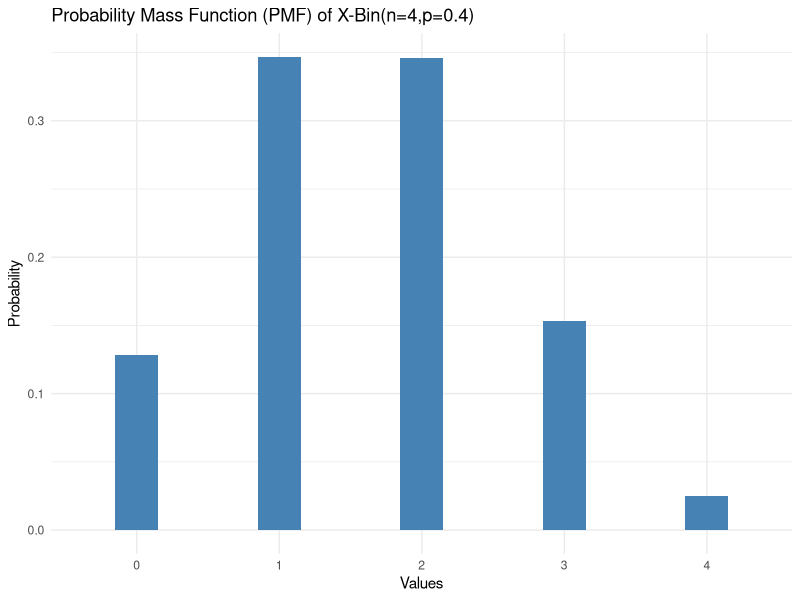
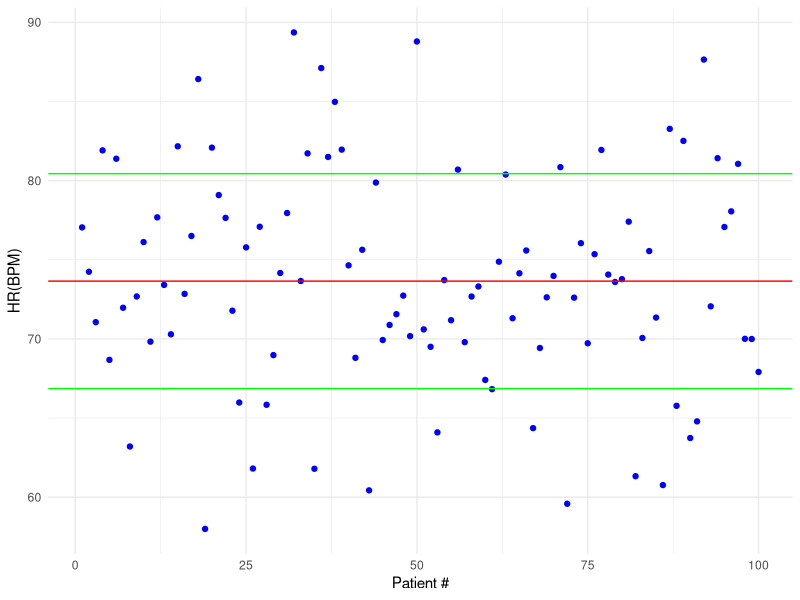

Here is the R script that generated these plots, in order:
## ---- chunk 1
knitr::opts_chunk$set(echo = TRUE)
## ---- chunk 2
library(ggplot2)
library(dplyr)
## ---- chunk 3
n=4
p=4/10
j=2
dbinom(j,n,p)  #P(X=j) where X-Bin(n,p)   #dbinom calc PMF   #pbinom calcs accumulated prob
## ---- chunk 4
c(0:2)  #or seq(0,2) to create a vector
## ---- chunk 5
#dbinom(0,n,p)+dbinom(1,n,p)+dbinom(2,n,p)
sum(dbinom(0:2,n,p))   
#or
pbinom(j,n,p)
## ---- chunk 6
#what is the probability that we will get at least 2 white balls
1 - pbinom(1,n,p) #P(X>=2)
## ---- chunk 7
nsimulations=100
rbinom(nsimulations,n,p)    #number of success outputs at each draw
## ---- chunk 8
#calc for prob=2
nsimulations=1e5
simulatedData = rbinom(nsimulations,n,p)   #simulating a binomial random variable
mean(simulatedData == 2)  #simulated prob that X=2
dbinom(2,n,p)  #theoritical probability that x=2
mean(simulatedData <= 2)   #simulated prob that X<=2
pbinom(2,n,p) #theoritical probability that x<=2
mean(simulatedData >= 2)   #simulated prob that X>=2
pbinom(2,n,p)     #theoritical probability that x>=2
## ---- chunk 9
n=4
p=0.4
nsimulations=1e5
simulatedData = rbinom(nsimulations,n,p)  
dfBalls = as.data.frame(table(simulatedData))
colnames(dfBalls) = c('Values', 'Frequency')
dfBalls['Probability']= dfBalls['Frequency'] / nsimulations
g = ggplot(data = dfBalls, aes(x=Values, y= Probability))+geom_col(width = 0.3, fill = 'steelblue')+ggtitle('Probability Mass Function (PMF) of X-Bin(n=4,p=0.4)')+theme_minimal()
g
## ---- chunk 10
n=4
p=0.4
nsimulations=1e5
simulatedData = rbinom(nsimulations,n,p)  
mean(simulatedData)   #long run avg of the simulated values of the random variable
#simulatedData - mean(simulatedData)     #mean-centered simulated values -deviation from average
#simulatedData - mean(simulatedData)^2   #squared mean-centered simulated values -squared deviation from average
mean((simulatedData - mean(simulatedData))^2)   #avg of the squared-mean-centered simulated values
sqrt(mean((simulatedData - mean(simulatedData))^2))

var(simulatedData)
sd(simulatedData)
#0*sum(simulatedData == 0) + 1*sum(simulatedData == 1) +2*sum(simulatedData == 2)+3*sum(simulatedData == 3)+4*sum(simulatedData == 4)
j = c(0:n)
p = dbinom(j,n,p)
j
p
sum(j*p)
j %*% p
## ---- chunk 11
nsimulations=100
simulatedData = rnorm(nsimulations,mean = 74, sd = 6)
print(simulatedData)
mean(simulatedData)#Expected value(BPM)
mean((simulatedData - mean(simulatedData))^2)#variance of heartrates(BPM)^2
sqrt(mean((simulatedData - mean(simulatedData))^2))#standard deviations(BPM)
## ---- chunk 12
dfHeart = as.data.frame(simulatedData)
colnames(dfHeart) = c('HR')
head(dfHeart)  #Component plot of the simulated values(which can be seen as a vector)
p = ggplot(data = dfHeart)+ 
  geom_point(aes(x=1:nrow(dfHeart), y=HR), color = 'blue') + labs(x='Patient #',y='HR(BPM)') + 
  geom_hline(yintercept = mean(simulatedData), color='red') + 
  geom_hline(yintercept = mean(simulatedData) + sqrt(mean((simulatedData - mean(simulatedData))^2)), color = 'green') + 
  geom_hline(yintercept = mean(simulatedData) - sqrt(mean((simulatedData - mean(simulatedData))^2)), color = 'green') + theme_minimal()
p
## ---- chunk 13
#Expected value
mean(simulatedData)
#variance
var(simulatedData)
#Standard deviation
sd(simulatedData)
#what fraction of patients falls under 1 std deviation
mean(abs(simulatedData - mean(simulatedData)) <= sd(simulatedData))
## ---- chunk 14

